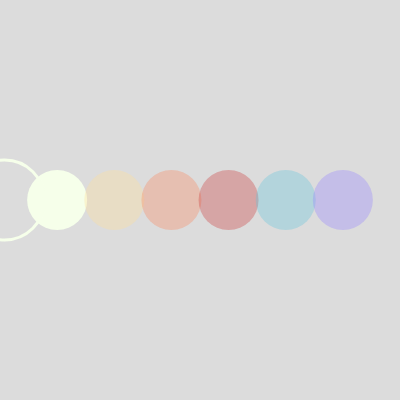
Frame 1 (no input)
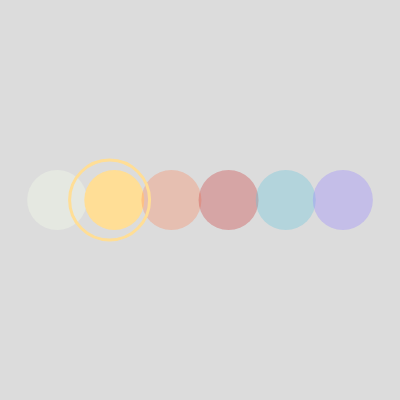
Frame 60 (no input)
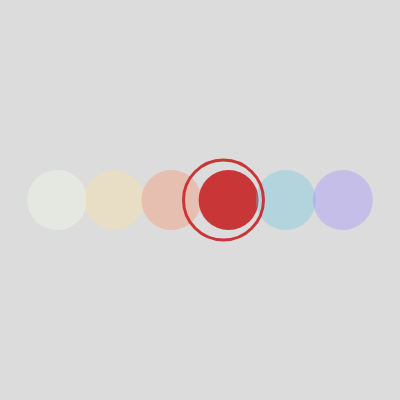
Frame 120 (the mouse pressed at the canvas centre since frame 60)

The p5.js sketch that drew these frames (run headless with seeded random() and noise() and a simulated clock; from frame 60 on, the mouse is pressed at the canvas centre):

// p5.js sketch
// ── sketch.js
// DM2008 — Activity 3a [Guided]
// Array Sampler (25 min)
//
// An array stores a list of values — here it's colors, but it could be
// sizes, positions, or anything else.
// Press any key to cycle through the array one item at a time.
//
// Try these:
// - Replace the colors with your own values (sizes, positions, text).
// - Use mousePressed() instead of keyPressed().
// - Use push() to add new items or splice() to remove them.
// - Loop through the whole array to draw all items at once.
//
// Stretch: visualize all items in the array simultaneously instead of one at a time.

let palette = [
  "#f6ffea",
  "#ffde96",
  "#fa855a",
  "#c93638",
  "#62c4da",
  "#9381ff",
];
let pinks = ["#ecc4c3", "#b97d7b", "#dc97a5", "#e9cfe8"];
let greens = ["#f3eeb6", "#d4db74", "#9abf17", "#84bf93", "#ddecf1", "#aed9c5"];
let blues = ["#eaf6ff", "#a8dadc", "#62c4da", "#4a90d9", "#2a5db0", "#1a3a6b"];
let yellows = [
  "#fffbea",
  "#ffe895",
  "#ffd93d",
  "#ffc107",
  "#e6a817",
  "#b8860b",
];
let currentIndex = 0;
let lastSwitch = 0;
let switchInterval = 500; //switch every 500ms
let currentX = 0;

function setup() {
  createCanvas(400, 400);
  noStroke();
}

function draw() {
  background(220);

  // Even spacing based on how many items are in the array
  const spacing = width / (palette.length + 1);
  // Advance to the next color every 500ms
  if (millis() - lastSwitch > switchInterval) {
    currentIndex++;
    if (currentIndex > palette.length - 1) {
      currentIndex = 0;
    }

    lastSwitch = millis();
    console.log("Current index:", currentIndex, "→", palette[currentIndex]);
  }

  for (let i = 0; i < palette.length; i++) {
    const pos = (i + 1) * spacing;
    fill(palette[i]); // use the i-th color

    if (i == currentIndex) {
      fill(palette[i]); //currentIndex circle highlighted
    } else {
      fill(color(palette[i] + "55")); //rest of the circles faded
    }

    // position based on currentIndex
    ellipse(pos, height / 2, 60);
  }

  //ring
  const nextX = (currentIndex + 1) * spacing;
  currentX = lerp(currentX, nextX, 0.08);

  noFill();
  stroke(palette[currentIndex]);
  strokeWeight(3);
  ellipse(currentX, height / 2, 80);
  noStroke();
}

function keyPressed() {
  if (key == "p" || key == "P") {
    palette.push(random(pinks));
    currentIndex++;
  } else if (key == "g" || key == "G") {
    palette.push(random(greens));
    currentIndex++;
  } else if (key == "b" || key == "B") {
    palette.push(random(blues));
    currentIndex++;
  } else if (key == "y" || key == "Y") {
    palette.push(random(yellows));
    currentIndex++;
  } else if (key == "r" || key == "R") {
    // Remove the last color (if any)
    if (palette.length > 0) {
      palette.splice(palette.length - 1, 1);
    }
  }
  console.log("Current index:", currentIndex, "→", palette[currentIndex]);
}
